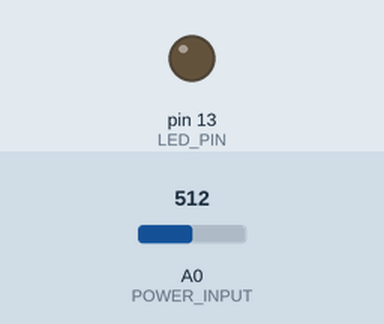
This sketch was run on a simulated Arduino Uno, built with avr-gcc and run on an emulated ATmega328P. Shown: output pins drawn as LEDs (lit = HIGH). Dashed ring = blinking. Inputs (shaded band) come from the test bench; at power-on: A0 (POWER_INPUT) = 512. Pins used as bus, display or sensor lines are not drawn; what the sketch prints to the serial monitor is not drawn.

Above: at 3.0 s.
At 4.5 s:
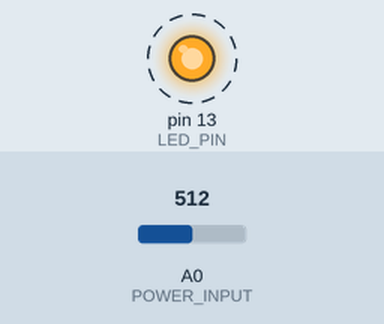
Timing chart, 0 to 6.6 s (numbered marks = the images above):
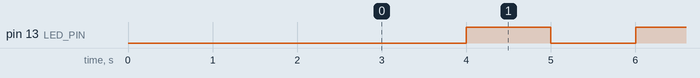

Measured:
- by itself, pin 13 (LED_PIN): alternates HIGH for 1.0 s and LOW for 1.0 s

The sketch:

PowerInput.ino
```cpp
const int   POWER_INPUT = 0;	// Power analog input pin
const int   POWER_ON_OFF = 4;   // Power off output pin
const int   LED_PIN = 13;		// LED output pin

long int	lCount = 0;         // counter
long int	lCountA1 = 0;       // counter alarm 1
long int	lCountA2 = 0;       // counter alarm 2
int			nLEDState = LOW;    // LED state
int			nAlarm = 0;			// Alarm

int			nFactor = 891;		// Max value on pin: calibrated
float		fUmax	= 12.3;		// Power max value: calibrated
float		fDisch1 = 0.9;		// Power discharge threshold 1 (alarm)
float		fDisch2 = 0.8;		// Power discharge threshold 2 (power OFF)
int			nDelayAfterPowerON = 2000;		// Wait for Power ON, millis

void setup() {
	Serial.begin(38400);

	// declare the pin as an OUTPUT:
	pinMode(LED_PIN, OUTPUT);
	pinMode(POWER_ON_OFF, OUTPUT);

	// Power ON
	digitalWrite(POWER_ON_OFF, HIGH);
	delay(nDelayAfterPowerON);
}

void loop() {
	// Power input, Volts
	float fUin;
	int val;

	if (nAlarm == 0 || nAlarm == 1) {
		// read the value from Power input pin:
		val = analogRead(POWER_INPUT);
		fUin = (fUmax * val) / nFactor;

		if (fUin <= fUmax * fDisch1 && nAlarm == 0) {
			nAlarm = 1;
			lCountA1 = lCount;
		}

		if (fUin <= fUmax * fDisch2 && nAlarm != 2) {
			nAlarm = 2;
			lCountA2 = lCount;
		}

		Serial.print("\tCount=\t"); Serial.print(lCount);
		Serial.print("\tA1=\t");	Serial.print(lCountA1);
		Serial.print("\tA2=\t");	Serial.print(lCountA2);
		Serial.print("\tInp=\t");   Serial.print(val);
		Serial.print("\tU=\t");		Serial.println(fUin);
	}

	if (nAlarm == 2)
	{
		// Power OFF
		digitalWrite(POWER_ON_OFF, LOW);
		delay(nDelayAfterPowerON);
		nAlarm = 3;
	}

	nLEDState = !nLEDState;
	digitalWrite(LED_PIN, nLEDState);

	delay(1000);
	lCount++;

	if (nAlarm >= 3 && nAlarm <= 13) {
		// read the value from Power input pin:
		val = analogRead(POWER_INPUT);
		fUin = (fUmax * val) / nFactor;
		nAlarm++;

		Serial.print("\tCount=\t"); Serial.print(lCount);
		Serial.print("\tA1=\t");	Serial.print(lCountA1);
		Serial.print("\tA2=\t");	Serial.print(lCountA2);
		Serial.print("\tInp=\t");   Serial.print(val);
		Serial.print("\tU=\t");		Serial.println(fUin);
	}
}
```

CPowerDC.cpp
```cpp

```
